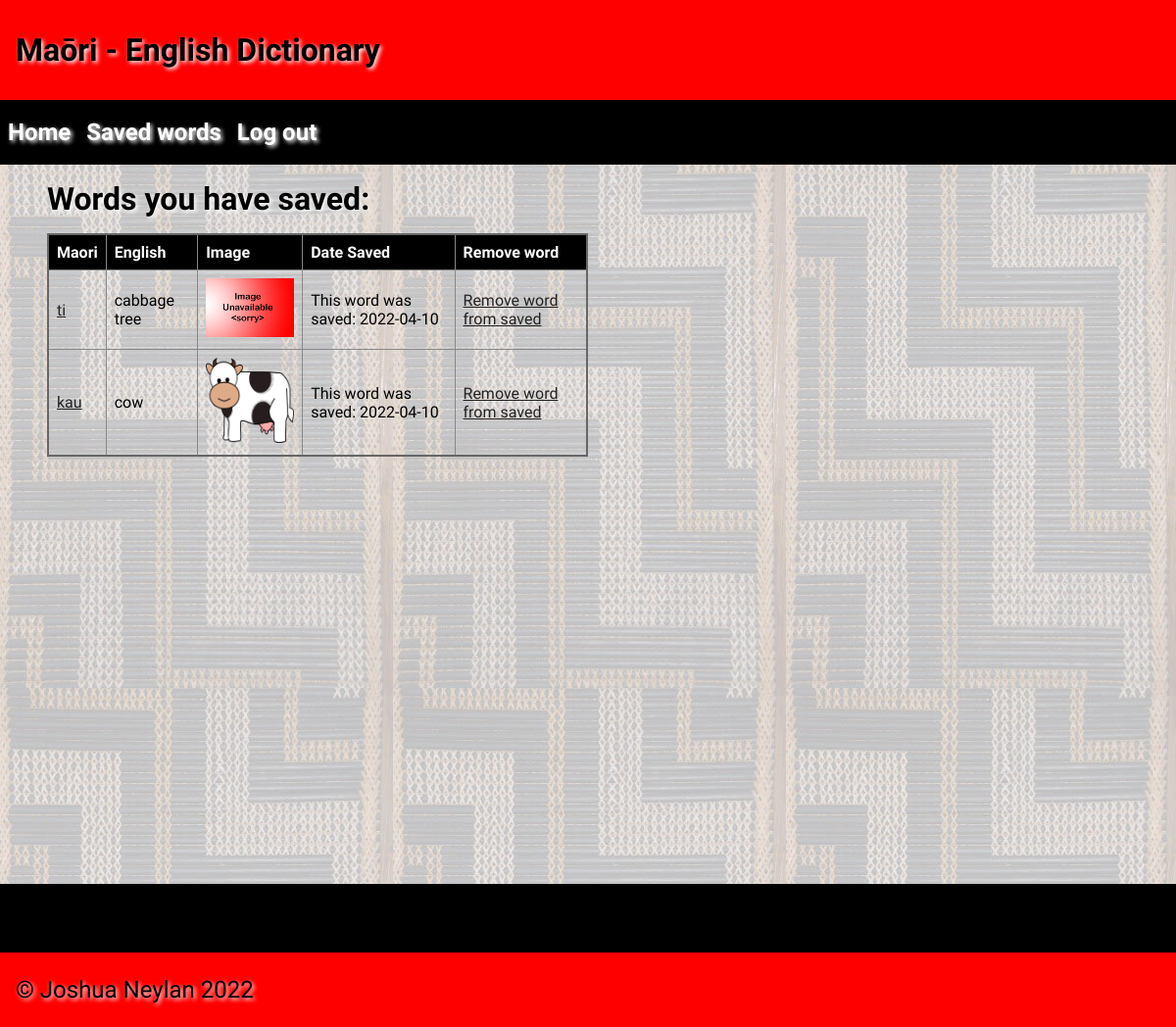
Page /saved (signed in) on the committed database.
### tables this page shows
CREATE TABLE "Saved_words"
(
    id        INTEGER
        constraint Saved_words_pk
            primary key autoincrement,
    word_id   INTEGER
        references Dictionary,
    user_id   INTEGER
        references "Users",
    timestamp datetime
);

CREATE TABLE "Dictionary"
(
    id         integer
        constraint Dictionary_pk
            primary key autoincrement,
    maori      varchar(85),
    english    varchar(100),
    category   varchar(50),
    year_level integer(10),
    image      varchar(100),
    timestamp  datetime,
    author     varchar(60),
    definition varchar(200)
);

### app.py (the view)
@app.route("/saved")
def render_saved():
    if not is_logged_in():
        return redirect("/")
    user_id = session["user_id"]
    word_ids_with_timestamps = query_executor("SELECT word_id, timestamp FROM Saved_words WHERE user_id = ?",
                                              (user_id,), True)
    for i in range(len(word_ids_with_timestamps)):
        word_ids_with_timestamps[i] = word_ids_with_timestamps[i][0], word_ids_with_timestamps[i][1]
    word_ids_with_timestamps = list(set(word_ids_with_timestamps))
    saved_words_details_list = []
    for word_id_with_timestamp in word_ids_with_timestamps:
        word_details = query_executor("SELECT maori, english, category, image, id FROM Dictionary WHERE id = ?",
                                      (word_id_with_timestamp[0],), True)
        updated_word_details = []
        for detail in word_details[0]:
            updated_word_details.append(detail)
        updated_word_details.append(query_executor("SELECT id FROM Categories WHERE category_name = ?",
                                                   (updated_word_details[2],), True)[0][0])
        if updated_word_details[3] is None:
            updated_word_details[3] = "noimage.png"
        saved_words_details_list.append([updated_word_details, word_id_with_timestamp[1]])
    return render_template("saved_words.html", logged_in=is_logged_in(),
                           saved_words_details_list=saved_words_details_list)

### app.py (called while the page is built)
def create_connection(db_file):
    try:
        connection = sqlite3.connect(db_file)
        connection.execute("pragma foreign_keys=ON")
        return connection
    except Error as e:
        print(e)
    return None

def query_executor(query, variable_used_to_execute_query, return_values):
    con = create_connection(DB_NAME)
    cur = con.cursor()
    if variable_used_to_execute_query:
        cur.execute(query, variable_used_to_execute_query)
    elif not variable_used_to_execute_query:
        cur.execute(query)
    if return_values:
        values = cur.fetchall()
        con.close()
        return values
    if not return_values:
        con.commit()
    con.close()

def is_logged_in():
    if session.get("email") is None:
        return False
    return True

### templates/saved_words.html (shortened to what this page needs)
{% extends 'base.html' %}
{% block heading %}Maōri - English Dictionary{% endblock %}
{% block main %}
    <h1> Words you have saved:</h1>
    <table>
        <tr>
            <th> Maori </th>
            <th> English</th>
            <th> Image </th>
            <th> Date Saved </th>
            <th> Remove word</th>
        </tr>
        {% for word_details in saved_words_details_list %}
            <tr>
                <td><a href = "/{{word_details[0][5]}}/{{word_details[0][4]}}">{{word_details[0][0]}}</a></td>
                <td> {{word_details[0][1]}} </td>
                <td><img class = "thumb" src = "../static/images/{{word_details[0][3]}}"></td>
                <td>This word was saved: {{word_details[1]}}</td>
                <td><a href = "/remove_saved_word-{{word_details[0][4]}}">Remove word from saved</a></td>
            </tr>
        {% endfor %}
    </table>
{% endblock %}

### static/css/style.css (style rules this page uses)
* { font-family: Comfortaa, sans-serif; margin: 0; padding: 0; box-sizing: border-box; }
h1, h2, h3, h4 { padding: 1rem 0; font-family: 'Suez One', serif; color: #000; text-shadow: 2px 2px 4px #fff; }
a { color: #222; }
img { max-width: 500px; }
table { width: 50%; border: 2px solid #666; border-collapse: collapse; }
th, td { border: 1px solid #888; padding: 0.5rem; text-align: left; }
th { background-color: #000; color: #fff; }
.thumb { max-width: 90px; }

### rows in the picture
Saved_words: maori "ti", english "cabbage tree", shows a picture, timestamp "2022-04-10"
Saved_words: maori "kau", english "cow", image (picture), timestamp "2022-04-10"
